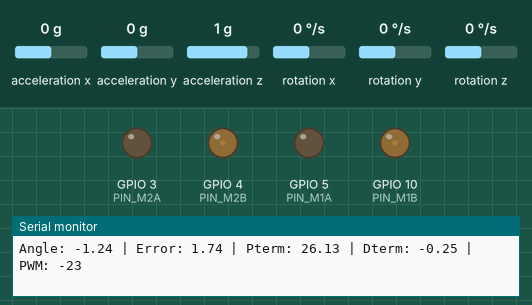
This sketch was run on a simulated ESP32-S3. Parts: output pins drawn as LEDs (lit = HIGH), the last lines printed to the serial monitor. Wiring (inferred from the names in the program): MPU-6050 motion sensor at I2C address 0x68. The inputs (shaded band) are chosen by the test bench; at power-on: rotation y 0 °/s, acceleration x 0 g, acceleration z 1 g, acceleration y 0 g, rotation x 0 °/s, rotation z 0 °/s.

Above: at 5.6 s.
5.7 s: rotation y set to 12 °/s
At 6.32 s:
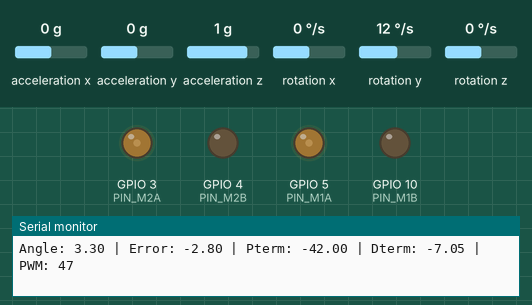
8.7 s: acceleration x set to -1.4 g
10.7 s: acceleration x set to 0 g
13.7 s: acceleration z set to 0 g
At 15.7 s:
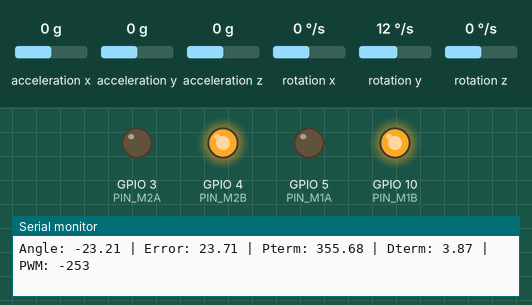
16.1 s: acceleration x set to 0.8 g
At 16.8 s:
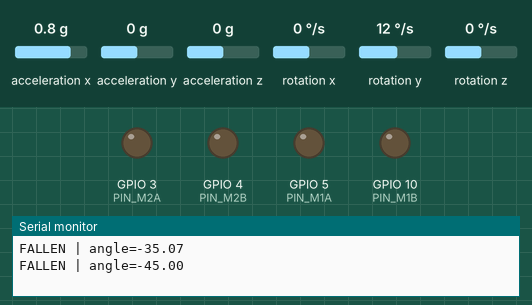
17.7 s: acceleration y set to -0.7 g
20.7 s: acceleration y set to -0.9 g
At 22.7 s:
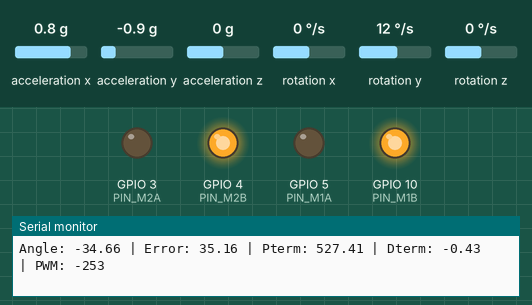
Timing chart, 0 to 24.2 s (numbered marks = the images above; inputs shaded):
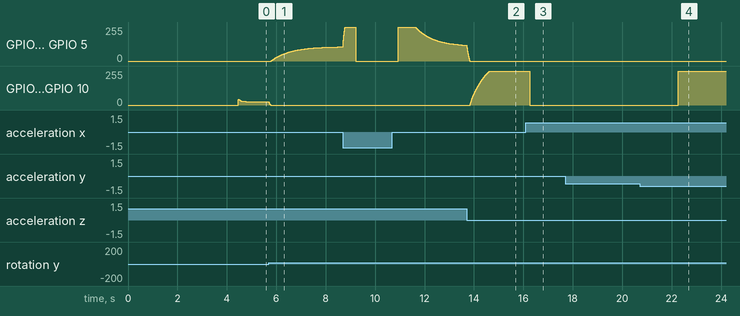

The sketch:

balancebot_pid_esp32_singleloop.ino
```cpp
/*
  balancebot_pid_esp32_singleloop.ino
  ==========================================================
  Standalone PID self-balancing robot - SINGLE LOOP VERSION.
  NO RPi, NO PPO, NO UART. Pure ESP32 + MPU6050 + Cytron MDD3A.

  WHY THIS VERSION EXISTS:
    The original cascade version (balancebot_pid_esp32.ino,
    outer Angle loop -> inner Rate loop, mirroring the bicopter
    flight controller structure) kept vibrating even after
    fixing two real structural bugs (saturation overshoot,
    deadband snap-to-zero oscillation). That persistence is a
    signal worth listening to: cascade PID is the right choice
    for a flight controller (where fast inner-loop rate response
    matters most and the outer loop just nudges a setpoint), but
    it is NOT the universal standard for two-wheel balance bots.
    Most working balance-bot implementations use a SINGLE PID
    loop directly on angle - simpler, one set of gains, one
    less place for inter-loop resonance/phase-lag to hide.

    This version exists to isolate whether the cascade
    STRUCTURE itself was contributing to the vibration,
    independent of gain tuning, offset, or sensor issues.

  WHAT CHANGED FROM THE CASCADE VERSION:
    REMOVED: outer Angle->Rate cascade entirely
    REMOVED: PAngle/IAngle/DAngle, PRate/IRate/DRate (8 gains)
    REMOVED: DesiredRatePitch intermediate variable
    ADDED:   single PID directly: KalmanAnglePitch -> MotorOutput
    ADDED:   just 3 gains: P, I, D
    KEPT:    identical MPU6050 reading, calibration values,
             Kalman filter (same function, same gains) -
             only the CONTROL LAW changed, not the sensing
    KEPT:    identical motor mixing, sign (confirmed correct
             via your physical push-test), fixed deadband,
             fall-detection safety cutoff

  SINGLE-LOOP STRUCTURE:
    Error = DesiredAnglePitch - KalmanAnglePitch
    P-term = P * Error
    I-term = accumulated, anti-windup clamped
    D-term = D * (Error - PrevError) / dt, then low-pass
             filtered (same noise-suppression reasoning as
             before - raw differentiation of a noisy signal
             amplifies that noise by 1/dt)
    MotorOutput = P-term + I-term + filtered-D-term
    -> directly drives both wheels (mixing/deadband unchanged)

  CYTRON MDD3A WIRING (unchanged, already confirmed working):
    M1A = GPIO5    left motor forward PWM
    M1B = GPIO10   left motor backward PWM
    M2A = GPIO3    right motor forward PWM
    M2B = GPIO4    right motor backward PWM
    Direction = which pin gets the duty cycle (PWM/PWM
    interface, NOT IN1/IN2 like L298N).

  MPU6050 WIRING (unchanged):
    SDA = GPIO6
    SCL = GPIO7

  YOUR CALIBRATION VALUES (unchanged, already plugged in):
    RateCalibrationRoll  = -3.73
    RateCalibrationPitch = -0.85
    RateCalibrationYaw   =  0.87
    AccXCalibration      = -0.03
    AccYCalibration      = -0.03
    AccZCalibration      = -0.03

  MOTOR DIRECTION SIGN (unchanged, confirmed via physical test):
    pwmCmd = -MotorOutput. Already verified correct - wheels
    drive toward the fall direction to catch it, not away
    from it. Do not re-flip without re-testing physically.

  BEFORE FIRST RUN - SET YOUR MEASURED OFFSET:
    If you ran find_vertical_offset.ino and got a real offset
    value (the robot's TRUE mechanical balance angle, which
    may not be exactly 0), set it here:
      float DesiredAnglePitch = <your measured value>;
    If you have not run that test yet, leave at 0.0 for now,
    but be aware a real offset will show up as the robot
    settling near a constant nonzero lean rather than vibrating
    - that is a DIFFERENT symptom from vibration and points
    back to the offset, not these gains.

  PID TUNING - SINGLE LOOP, START HERE:
    Much simpler tuning than cascade - only one set of gains.

    1. Start with I=0, D=0. Raise P slowly from a low value
       (try starting around P=8-12 for a typical small balance
       bot - this is a DIFFERENT scale than the old PAngle=2.5,
       because there's no inner loop multiplying it anymore).
       Increase P until the robot visibly tries to correct but
       starts a small, fast wobble around upright.
    2. Add D to damp that wobble (try starting D=0.3-0.6).
       Increase until the wobble smooths into a controlled
       settle, not a slow rock and not a sustained buzz.
    3. Only add small I if the robot settles at a consistent
       lean (steady-state error) rather than true vertical -
       I corrects that residual offset. Keep I small; too much
       causes slow oscillation as the integral overshoots.
    4. If you still see fast buzzing after this, lower
       DTERM_FILTER_ALPHA (more filtering) before raising D
       further - high D on a noisy signal often LOOKS like it
       needs more D when it actually needs more filtering.

  SAFETY:
    Same fall-detection cutoff as before (FALL_ANGLE_DEG).
    Always test holding the robot or with wheels off the
    ground first before setting it down to balance freely.
*/

#include <Wire.h>
#include <math.h>

// ==== Pin Definitions ====
#define CUSTOM_SDA_PIN 6
#define CUSTOM_SCL_PIN 7

#define PIN_M1A   5    // Left  motor forward PWM
#define PIN_M1B   10   // Left  motor backward PWM
#define PIN_M2A   3    // Right motor forward PWM
#define PIN_M2B   4    // Right motor backward PWM

#define PWM_FREQ       20000
#define PWM_RESOLUTION 8

#define MPU6050_ADDRESS 0x68

// ==== Timing ====
const float dt = 0.01;          // 100Hz loop
uint32_t LoopTimer;

// ==== IMU Raw + Converted Variables ====
int16_t AccXLSB, AccYLSB, AccZLSB;
int16_t GyroXLSB, GyroYLSB, GyroZLSB;
float AccX, AccY, AccZ;
float RateRoll, RatePitch, RateYaw;
float AnglePitch;

// ==== Your Measured Calibration Values ====
float RateCalibrationRoll  = -3.73;
float RateCalibrationPitch = -0.85;
float RateCalibrationYaw   =  0.87;
float AccXCalibration      = -0.03;
float AccYCalibration      = -0.03;
float AccZCalibration      = -0.03;

// ==== Kalman Filter State - Pitch Only (unchanged) ====
float KalmanAnglePitch = 0;
float KalmanUncertaintyAnglePitch = 4;
volatile float Kalman1DOutput[] = {0, 0};

// ==== SINGLE-LOOP PID - Angle directly to Motor Output ====
// START HERE - see header tuning notes. These are placeholder
// starting values, NOT pre-tuned for your specific robot.
// float P = 15.0;
// float I = 0.;
// float D = 1.1;

float P = 15.0;
float I = 0.0;
float D = 1.1;

float Error = 0;
float PrevError = 0;
float PrevIterm = 0;
float MotorOutput = 0;

// Target angle - 0 = perfectly upright, OR your measured
// offset from find_vertical_offset.ino if you've run that test.
// float DesiredAnglePitch = 0.5;
float DesiredAnglePitch = 0.5;

// D-term low-pass filter - same reasoning as cascade version:
// raw differentiation of a noisy signal amplifies that noise
// by 1/dt (100x at 100Hz), which is a common cause of buzz.
float filteredDterm = 0;
const float DTERM_FILTER_ALPHA = 0.2;

// PWM deadband - SUBTRACTIVE, not snap-to-zero (the cascade
// version's snap-to-zero deadband was identified as a real
// structural bug causing its own bang-bang oscillation).
// const int PWM_DEADBAND = 2;
const int PWM_DEADBAND = 2;

// ==== Safety ====
const float FALL_ANGLE_DEG = 35.0;
bool fallen = false;

// ==== Function Prototypes ====
void read_imu();
void kalman_1d(float& KalmanState, float& KalmanUncertainty,
               float KalmanInput, float KalmanMeasurement);
float constrain_float(float value, float min_val, float max_val);
void set_motor_left(int pwm_signed);
void set_motor_right(int pwm_signed);
void motors_stop();

// -----------------------------------------------------------
void kalman_1d(float& KalmanState, float& KalmanUncertainty,
               float KalmanInput, float KalmanMeasurement) {
  KalmanState = KalmanState + dt * KalmanInput;
  KalmanUncertainty = KalmanUncertainty + dt * dt * 4 * 4;

  float KalmanGain = KalmanUncertainty / (KalmanUncertainty + 3 * 3);
  KalmanState = KalmanState + KalmanGain * (KalmanMeasurement - KalmanState);
  KalmanUncertainty = (1 - KalmanGain) * KalmanUncertainty;

  Kalman1DOutput[0] = KalmanState;
  Kalman1DOutput[1] = KalmanUncertainty;
}

// -----------------------------------------------------------
void read_imu() {
  Wire.beginTransmission(MPU6050_ADDRESS);
  Wire.write(0x3B);
  Wire.endTransmission();
  Wire.requestFrom(MPU6050_ADDRESS, 6);
  AccXLSB = Wire.read() << 8 | Wire.read();
  AccYLSB = Wire.read() << 8 | Wire.read();
  AccZLSB = Wire.read() << 8 | Wire.read();

  Wire.beginTransmission(MPU6050_ADDRESS);
  Wire.write(0x43);
  Wire.endTransmission();
  Wire.requestFrom(MPU6050_ADDRESS, 6);
  GyroXLSB = Wire.read() << 8 | Wire.read();
  GyroYLSB = Wire.read() << 8 | Wire.read();
  GyroZLSB = Wire.read() << 8 | Wire.read();

  RateRoll  = (float)GyroXLSB / 65.5 - RateCalibrationRoll;
  RatePitch = (float)GyroYLSB / 65.5 - RateCalibrationPitch;
  RateYaw   = (float)GyroZLSB / 65.5 - RateCalibrationYaw;

  AccX = (float)AccXLSB / 4096.0 - AccXCalibration;
  AccY = (float)AccYLSB / 4096.0 - AccYCalibration;
  AccZ = (float)AccZLSB / 4096.0 - AccZCalibration;

  AnglePitch = -atan(AccX / sqrt(AccY * AccY + AccZ * AccZ)) * 57.29578;
}

// -----------------------------------------------------------
float constrain_float(float value, float min_val, float max_val) {
  if (value < min_val) return min_val;
  if (value > max_val) return max_val;
  return value;
}

// -----------------------------------------------------------
void set_motor_left(int pwm_signed) {
  pwm_signed = (int)constrain_float(pwm_signed, -255, 255);
  uint32_t duty = (uint32_t)abs(pwm_signed);
  if (pwm_signed > 0) {
    ledcWrite(PIN_M1A, duty);
    ledcWrite(PIN_M1B, 0);
  } else if (pwm_signed < 0) {
    ledcWrite(PIN_M1A, 0);
    ledcWrite(PIN_M1B, duty);
  } else {
    ledcWrite(PIN_M1A, 0);
    ledcWrite(PIN_M1B, 0);
  }
}

void set_motor_right(int pwm_signed) {
  pwm_signed = (int)constrain_float(pwm_signed, -255, 255);
  uint32_t duty = (uint32_t)abs(pwm_signed);
  if (pwm_signed > 0) {
    ledcWrite(PIN_M2A, duty);
    ledcWrite(PIN_M2B, 0);
  } else if (pwm_signed < 0) {
    ledcWrite(PIN_M2A, 0);
    ledcWrite(PIN_M2B, duty);
  } else {
    ledcWrite(PIN_M2A, 0);
    ledcWrite(PIN_M2B, 0);
  }
}

void motors_stop() {
  ledcWrite(PIN_M1A, 0); ledcWrite(PIN_M1B, 0);
  ledcWrite(PIN_M2A, 0); ledcWrite(PIN_M2B, 0);
}

// -----------------------------------------------------------
void setup() {
  Serial.begin(115200);
  delay(1000);
  Serial.println("Balance Bot - SINGLE LOOP PID Starting...");

  Wire.setClock(400000);
  Wire.begin(CUSTOM_SDA_PIN, CUSTOM_SCL_PIN);
  delay(250);

  Wire.beginTransmission(MPU6050_ADDRESS);
  Wire.write(0x6B);
  Wire.write(0x00);
  Wire.endTransmission();
  delay(100);

  Wire.beginTransmission(MPU6050_ADDRESS);
  Wire.write(0x1C);
  Wire.write(0x10);
  Wire.endTransmission();

  Wire.beginTransmission(MPU6050_ADDRESS);
  Wire.write(0x1B);
  Wire.write(0x08);
  Wire.endTransmission();

  delay(100);

  ledcAttach(PIN_M1A, PWM_FREQ, PWM_RESOLUTION);
  ledcAttach(PIN_M1B, PWM_FREQ, PWM_RESOLUTION);
  ledcAttach(PIN_M2A, PWM_FREQ, PWM_RESOLUTION);
  ledcAttach(PIN_M2B, PWM_FREQ, PWM_RESOLUTION);
  motors_stop();

  Serial.println("Lift robot, watch angle output for 3 seconds...");
  delay(3000);

  LoopTimer = micros();
  Serial.println("Setup complete. Balancing active.");
}

// -----------------------------------------------------------
void loop() {
  // -- 1. Read sensors -----------------------------------------
  read_imu();

  // -- 2. Kalman filter (unchanged) ------------------------------
  kalman_1d(KalmanAnglePitch, KalmanUncertaintyAnglePitch,
            RatePitch, AnglePitch);
  KalmanAnglePitch = Kalman1DOutput[0];
  KalmanUncertaintyAnglePitch = Kalman1DOutput[1];
  KalmanAnglePitch = constrain_float(KalmanAnglePitch, -45, 45);

  // -- 3. Fall detection (unchanged) ------------------------------
  fallen = (fabs(KalmanAnglePitch) > FALL_ANGLE_DEG);
  if (fallen) {
    motors_stop();
    PrevError = 0;
    PrevIterm = 0;
    filteredDterm = 0;

    static uint32_t lastPrintFallen = 0;
    if (millis() - lastPrintFallen > 500) {
      Serial.print("FALLEN | angle=");
      Serial.println(KalmanAnglePitch);
      lastPrintFallen = millis();
    }

    while (micros() - LoopTimer < (dt * 1000000));
    LoopTimer = micros();
    return;
  }

  // -- 4. SINGLE-LOOP PID - directly Angle -> MotorOutput ----------
  Error = DesiredAnglePitch - KalmanAnglePitch;

  float Pterm = P * Error;

  float Iterm = PrevIterm + I * (Error + PrevError) * dt / 2;
  Iterm = constrain_float(Iterm, -100, 100);   // anti-windup clamp

  float DtermRaw = D * (Error - PrevError) / dt;
  filteredDterm = DTERM_FILTER_ALPHA * DtermRaw +
                  (1 - DTERM_FILTER_ALPHA) * filteredDterm;

  MotorOutput = constrain_float(Pterm + Iterm + filteredDterm, -255, 255);

  PrevError = Error;
  PrevIterm = Iterm;

  // -- 5. Motor mixing (unchanged, sign confirmed correct) ---------
  int pwmCmd = (int)(-MotorOutput);

  // Subtractive deadband (fixed version - no snap-to-zero bug)
  if (pwmCmd > 0 && pwmCmd < PWM_DEADBAND) {
    pwmCmd = 0;
  } else if (pwmCmd < 0 && pwmCmd > -PWM_DEADBAND) {
    pwmCmd = 0;
  } else if (pwmCmd >= PWM_DEADBAND) {
    pwmCmd = pwmCmd - PWM_DEADBAND;
  } else if (pwmCmd <= -PWM_DEADBAND) {
    pwmCmd = pwmCmd + PWM_DEADBAND;
  }

  set_motor_left(pwmCmd);
  set_motor_right(pwmCmd);

  // -- 6. Debug print (throttled to ~10Hz) --------------------------
  static uint32_t lastPrint = 0;
  if (millis() - lastPrint > 100) {
    Serial.print("Angle: ");
    Serial.print(KalmanAnglePitch);
    Serial.print(" | Error: ");
    Serial.print(Error);
    Serial.print(" | Pterm: ");
    Serial.print(Pterm);
    Serial.print(" | Dterm: ");
    Serial.print(filteredDterm);
    Serial.print(" | PWM: ");
    Serial.println(pwmCmd);
    lastPrint = millis();
  }

  // -- 7. Maintain fixed 100Hz loop timing ---------------------------
  while (micros() - LoopTimer < (dt * 1000000));
  LoopTimer = micros();
}
```

Measured:
- the behaviour switches between -0.8 and -0.9 g on acceleration y (found by bisection; images 3 and 4)
- after the input at 5.7 s, GPIO 3 (PIN_M2A), GPIO 5 (PIN_M1A): moves from 0/255 to 106/255 over 2.7 s, starting after 0.10 s
- after the input at 13.7 s, GPIO 4 (PIN_M2B), GPIO 10 (PIN_M1B): moves from 0/255 to 252/255 over 0.77 s, starting after 0.14 s
- after the input at 16.1 s, GPIO 4 (PIN_M2B), GPIO 10 (PIN_M1B): 252/255 → 0/255 after 0.16 s
- after the input at 20.7 s, GPIO 4 (PIN_M2B), GPIO 10 (PIN_M1B): 0/255 → 252/255 after 1.6 s
